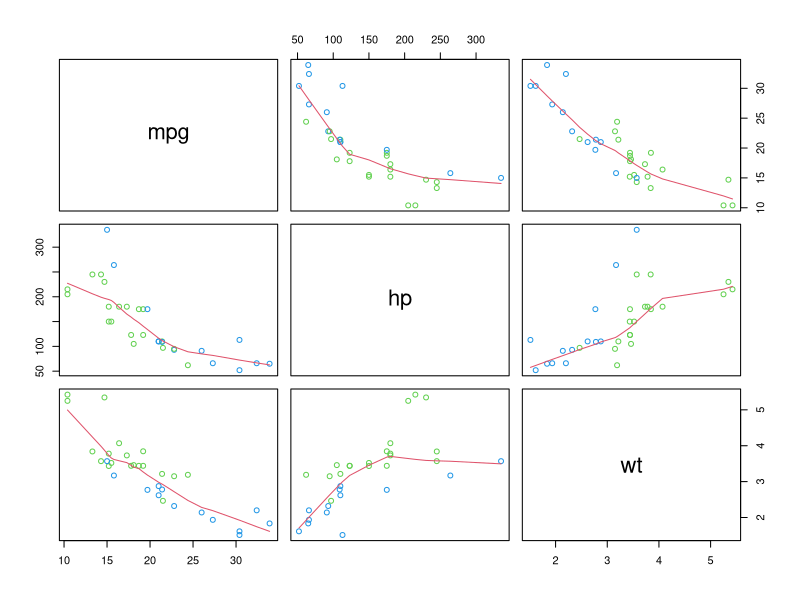

The R script that drew this image:
## ---- chunk 1
pairs(mtcars[,c("mpg", "hp", "wt")], panel = panel.smooth,
                       col = 3 + mtcars$am)
